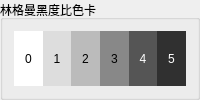
            <widget class="QGroupBox" name="">
             <property name="title">
              <string>林格曼黑度比色卡</string>
             </property>
             <layout class="QHBoxLayout" name="horizontalLayout_26">
              <property name="spacing">
               <number>0</number>
              </property>
              <property name="sizeConstraint">
               <enum>QLayout::SetDefaultConstraint</enum>
              </property>
              <item>
               <widget class="QLabel" name="label_7">
                <property name="minimumSize">
                 <size>
                  <width>0</width>
                  <height>30</height>
                 </size>
                </property>
                <property name="palette">
                 <palette>
                  <active>
                   <colorrole role="Base">
                    <brush brushstyle="SolidPattern">
                     <color alpha="255">
                      <red>255</red>
                      <green>255</green>
                      <blue>255</blue>
                     </color>
                    </brush>
                   </colorrole>
                   <colorrole role="Window">
                    <brush brushstyle="SolidPattern">
                     <color alpha="255">
                      <red>255</red>
                      <green>255</green>
                      <blue>255</blue>
                     </color>
                    </brush>
                   </colorrole>
                  </active>
                  <inactive>
                   <colorrole role="Base">
                    <brush brushstyle="SolidPattern">
                     <color alpha="255">
                      <red>255</red>
                      <green>255</green>
                      <blue>255</blue>
                     </color>
                    </brush>
                   </colorrole>
                   <colorrole role="Window">
                    <brush brushstyle="SolidPattern">
                     <color alpha="255">
                      <red>255</red>
                      <green>255</green>
                      <blue>255</blue>
                     </color>
                    </brush>
                   </colorrole>
                  </inactive>
                  <disabled>
                   <colorrole role="Base">
                    <brush brushstyle="SolidPattern">
                     <color alpha="255">
                      <red>255</red>
                      <green>255</green>
                      <blue>255</blue>
                     </color>
                    </brush>
                   </colorrole>
                   <colorrole role="Window">
                    <brush brushstyle="SolidPattern">
                     <color alpha="255">
                      <red>255</red>
                      <green>255</green>
                      <blue>255</blue>
                     </color>
                    </brush>
                   </colorrole>
                  </disabled>
                 </palette>
                </property>
                <property name="autoFillBackground">
                 <bool>true</bool>
                </property>
                <property name="styleSheet">
                 <string notr="true"/>
                </property>
                <property name="frameShape">
                 <enum>QFrame::NoFrame</enum>
                </property>
                <property name="frameShadow">
                 <enum>QFrame::Sunken</enum>
                </property>
                <property name="lineWidth">
                 <number>0</number>
                </property>
                <property name="text">
                 <string>0</string>
                </property>
                <property name="alignment">
                 <set>Qt::AlignCenter</set>
                </property>
                <property name="indent">
                 <number>0</number>
                </property>
               </widget>
              </item>
              <item>
               <widget class="QLabel" name="label_11">
                <property name="minimumSize">
                 <size>
                  <width>0</width>
                  <height>30</height>
                 </size>
                </property>
                <property name="palette">
                 <palette>
                  <active>
                   <colorrole role="Base">
                    <brush brushstyle="SolidPattern">
                     <color alpha="255">
                      <red>255</red>
                      <green>255</green>
                      <blue>255</blue>
                     </color>
                    </brush>
                   </colorrole>
                   <colorrole role="Window">
                    <brush brushstyle="SolidPattern">
                     <color alpha="255">
                      <red>221</red>
                      <green>221</green>
                      <blue>221</blue>
                     </color>
                    </brush>
                   </colorrole>
                  </active>
                  <inactive>
                   <colorrole role="Base">
                    <brush brushstyle="SolidPattern">
                     <color alpha="255">
                      <red>255</red>
                      <green>255</green>
                      <blue>255</blue>
                     </color>
                    </brush>
                   </colorrole>
                   <colorrole role="Window">
                    <brush brushstyle="SolidPattern">
                     <color alpha="255">
                      <red>221</red>
                      <green>221</green>
                      <blue>221</blue>
                     </color>
                    </brush>
                   </colorrole>
                  </inactive>
                  <disabled>
                   <colorrole role="Base">
                    <brush brushstyle="SolidPattern">
                     <color alpha="255">
                      <red>221</red>
                      <green>221</green>
                      <blue>221</blue>
                     </color>
                    </brush>
                   </colorrole>
                   <colorrole role="Window">
                    <brush brushstyle="SolidPattern">
                     <color alpha="255">
                      <red>221</red>
                      <green>221</green>
                      <blue>221</blue>
                     </color>
                    </brush>
                   </colorrole>
                  </disabled>
                 </palette>
                </property>
                <property name="autoFillBackground">
                 <bool>true</bool>
                </property>
                <property name="styleSheet">
                 <string notr="true"/>
                </property>
                <property name="frameShape">
                 <enum>QFrame::NoFrame</enum>
                </property>
                <property name="frameShadow">
                 <enum>QFrame::Sunken</enum>
                </property>
                <property name="lineWidth">
                 <number>0</number>
                </property>
                <property name="text">
                 <string>1</string>
                </property>
                <property name="alignment">
                 <set>Qt::AlignCenter</set>
                </property>
                <property name="indent">
                 <number>0</number>
                </property>
               </widget>
              </item>
              <item>
               <widget class="QLabel" name="label_15">
                <property name="minimumSize">
                 <size>
                  <width>0</width>
                  <height>30</height>
                 </size>
                </property>
                <property name="palette">
                 <palette>
                  <active>
                   <colorrole role="Base">
                    <brush brushstyle="SolidPattern">
                     <color alpha="255">
                      <red>255</red>
                      <green>255</green>
                      <blue>255</blue>
                     </color>
                    </brush>
                   </colorrole>
                   <colorrole role="Window">
                    <brush brushstyle="SolidPattern">
                     <color alpha="255">
                      <red>187</red>
                      <green>187</green>
                      <blue>187</blue>
                     </color>
                    </brush>
                   </colorrole>
                  </active>
                  <inactive>
                   <colorrole role="Base">
                    <brush brushstyle="SolidPattern">
                     <color alpha="255">
                      <red>255</red>
                      <green>255</green>
                      <blue>255</blue>
                     </color>
                    </brush>
                   </colorrole>
                   <colorrole role="Window">
                    <brush brushstyle="SolidPattern">
                     <color alpha="255">
                      <red>187</red>
                      <green>187</green>
                      <blue>187</blue>
                     </color>
                    </brush>
                   </colorrole>
                  </inactive>
                  <disabled>
                   <colorrole role="Base">
                    <brush brushstyle="SolidPattern">
                     <color alpha="255">
                      <red>187</red>
                      <green>187</green>
                      <blue>187</blue>
                     </color>
                    </brush>
                   </colorrole>
                   <colorrole role="Window">
                    <brush brushstyle="SolidPattern">
                     <color alpha="255">
                      <red>187</red>
                      <green>187</green>
                      <blue>187</blue>
                     </color>
                    </brush>
                   </colorrole>
                  </disabled>
                 </palette>
                </property>
                <property name="autoFillBackground">
                 <bool>true</bool>
                </property>
                <property name="styleSheet">
                 <string notr="true"/>
                </property>
                <property name="frameShape">
                 <enum>QFrame::NoFrame</enum>
                </property>
                <property name="frameShadow">
                 <enum>QFrame::Sunken</enum>
                </property>
                <property name="lineWidth">
                 <number>0</number>
                </property>
                <property name="text">
                 <string>2</string>
                </property>
                <property name="alignment">
                 <set>Qt::AlignCenter</set>
                </property>
                <property name="indent">
                 <number>0</number>
                </property>
               </widget>
              </item>
              <item>
               <widget class="QLabel" name="label_12">
                <property name="minimumSize">
                 <size>
                  <width>0</width>
                  <height>30</height>
                 </size>
                </property>
                <property name="palette">
                 <palette>
                  <active>
                   <colorrole role="Base">
                    <brush brushstyle="SolidPattern">
                     <color alpha="255">
                      <red>255</red>
                      <green>255</green>
                      <blue>255</blue>
                     </color>
                    </brush>
                   </colorrole>
                   <colorrole role="Window">
                    <brush brushstyle="SolidPattern">
                     <color alpha="255">
                      <red>136</red>
                      <green>136</green>
                      <blue>136</blue>
                     </color>
                    </brush>
                   </colorrole>
                  </active>
                  <inactive>
                   <colorrole role="Base">
                    <brush brushstyle="SolidPattern">
                     <color alpha="255">
                      <red>255</red>
                      <green>255</green>
                      <blue>255</blue>
                     </color>
                    </brush>
                   </colorrole>
                   <colorrole role="Window">
                    <brush brushstyle="SolidPattern">
                     <color alpha="255">
                      <red>136</red>
                      <green>136</green>
                      <blue>136</blue>
                     </color>
                    </brush>
                   </colorrole>
                  </inactive>
                  <disabled>
                   <colorrole role="Base">
                    <brush brushstyle="SolidPattern">
                     <color alpha="255">
                      <red>136</red>
                      <green>136</green>
                      <blue>136</blue>
                     </color>
                    </brush>
                   </colorrole>
                   <colorrole role="Window">
                    <brush brushstyle="SolidPattern">
                     <color alpha="255">
                      <red>136</red>
                      <green>136</green>
                      <blue>136</blue>
                     </color>
                    </brush>
                   </colorrole>
                  </disabled>
                 </palette>
                </property>
                <property name="autoFillBackground">
                 <bool>true</bool>
                </property>
                <property name="styleSheet">
                 <string notr="true"/>
                </property>
                <property name="frameShape">
                 <enum>QFrame::NoFrame</enum>
                </property>
                <property name="frameShadow">
                 <enum>QFrame::Sunken</enum>
                </property>
                <property name="lineWidth">
                 <number>0</number>
                </property>
                <property name="text">
                 <string>3</string>
                </property>
                <property name="alignment">
                 <set>Qt::AlignCenter</set>
                </property>
                <property name="indent">
                 <number>0</number>
                </property>
               </widget>
              </item>
              <item>
               <widget class="QLabel" name="label_13">
                <property name="minimumSize">
                 <size>
                  <width>0</width>
                  <height>30</height>
                 </size>
                </property>
                <property name="palette">
                 <palette>
                  <active>
                   <colorrole role="WindowText">
                    <brush brushstyle="SolidPattern">
                     <color alpha="255">
                      <red>255</red>
                      <green>255</green>
                      <blue>255</blue>
                     </color>
                    </brush>
                   </colorrole>
                   <colorrole role="Base">
                    <brush brushstyle="SolidPattern">
                     <color alpha="255">
                      <red>255</red>
                      <green>255</green>
                      <blue>255</blue>
                     </color>
                    </brush>
                   </colorrole>
                   <colorrole role="Window">
                    <brush brushstyle="SolidPattern">
                     <color alpha="255">
                      <red>85</red>
                      <green>85</green>
                      <blue>85</blue>
                     </color>
                    </brush>
                   </colorrole>
                  </active>
                  <inactive>
                   <colorrole role="WindowText">
                    <brush brushstyle="SolidPattern">
                     <color alpha="255">
                      <red>255</red>
                      <green>255</green>
                      <blue>255</blue>
                     </color>
                    </brush>
                   </colorrole>
                   <colorrole role="Base">
                    <brush brushstyle="SolidPattern">
                     <color alpha="255">
                      <red>255</red>
                      <green>255</green>
                      <blue>255</blue>
                     </color>
                    </brush>
                   </colorrole>
                   <colorrole role="Window">
                    <brush brushstyle="SolidPattern">
                     <color alpha="255">
                      <red>85</red>
                      <green>85</green>
                      <blue>85</blue>
                     </color>
                    </brush>
                   </colorrole>
                  </inactive>
                  <disabled>
                   <colorrole role="WindowText">
                    <brush brushstyle="SolidPattern">
                     <color alpha="255">
                      <red>120</red>
                      <green>120</green>
                      <blue>120</blue>
                     </color>
                    </brush>
                   </colorrole>
                   <colorrole role="Base">
                    <brush brushstyle="SolidPattern">
                     <color alpha="255">
                      <red>85</red>
                      <green>85</green>
                      <blue>85</blue>
                     </color>
                    </brush>
                   </colorrole>
                   <colorrole role="Window">
                    <brush brushstyle="SolidPattern">
                     <color alpha="255">
                      <red>85</red>
                      <green>85</green>
                      <blue>85</blue>
                     </color>
                    </brush>
                   </colorrole>
                  </disabled>
                 </palette>
                </property>
                <property name="autoFillBackground">
                 <bool>true</bool>
                </property>
                <property name="styleSheet">
                 <string notr="true"/>
                </property>
                <property name="frameShape">
                 <enum>QFrame::NoFrame</enum>
                </property>
                <property name="frameShadow">
                 <enum>QFrame::Sunken</enum>
                </property>
                <property name="lineWidth">
                 <number>0</number>
                </property>
                <property name="text">
                 <string>4</string>
                </property>
                <property name="alignment">
                 <set>Qt::AlignCenter</set>
                </property>
                <property name="indent">
                 <number>0</number>
                </property>
               </widget>
              </item>
              <item>
               <widget class="QLabel" name="label_14">
                <property name="minimumSize">
                 <size>
                  <width>0</width>
                  <height>30</height>
                 </size>
                </property>
                <property name="palette">
                 <palette>
                  <active>
                   <colorrole role="WindowText">
                    <brush brushstyle="SolidPattern">
                     <color alpha="255">
                      <red>255</red>
                      <green>255</green>
                      <blue>255</blue>
                     </color>
                    </brush>
                   </colorrole>
                   <colorrole role="Base">
                    <brush brushstyle="SolidPattern">
                     <color alpha="255">
                      <red>255</red>
                      <green>255</green>
                      <blue>255</blue>
                     </color>
                    </brush>
                   </colorrole>
                   <colorrole role="Window">
                    <brush brushstyle="SolidPattern">
                     <color alpha="255">
                      <red>48</red>
                      <green>48</green>
                      <blue>48</blue>
                     </color>
                    </brush>
                   </colorrole>
                  </active>
                  <inactive>
                   <colorrole role="WindowText">
                    <brush brushstyle="SolidPattern">
                     <color alpha="255">
                      <red>255</red>
                      <green>255</green>
                      <blue>255</blue>
                     </color>
                    </brush>
                   </colorrole>
                   <colorrole role="Base">
                    <brush brushstyle="SolidPattern">
                     <color alpha="255">
                      <red>255</red>
                      <green>255</green>
                      <blue>255</blue>
                     </color>
                    </brush>
                   </colorrole>
                   <colorrole role="Window">
                    <brush brushstyle="SolidPattern">
                     <color alpha="255">
                      <red>48</red>
                      <green>48</green>
                      <blue>48</blue>
                     </color>
                    </brush>
                   </colorrole>
                  </inactive>
                  <disabled>
                   <colorrole role="WindowText">
                    <brush brushstyle="SolidPattern">
                     <color alpha="255">
                      <red>120</red>
                      <green>120</green>
                      <blue>120</blue>
                     </color>
                    </brush>
                   </colorrole>
                   <colorrole role="Base">
                    <brush brushstyle="SolidPattern">
                     <color alpha="255">
                      <red>48</red>
                      <green>48</green>
                      <blue>48</blue>
                     </color>
                    </brush>
                   </colorrole>
                   <colorrole role="Window">
                    <brush brushstyle="SolidPattern">
                     <color alpha="255">
                      <red>48</red>
                      <green>48</green>
                      <blue>48</blue>
                     </color>
                    </brush>
                   </colorrole>
                  </disabled>
                 </palette>
                </property>
                <property name="autoFillBackground">
                 <bool>true</bool>
                </property>
                <property name="styleSheet">
                 <string notr="true"/>
                </property>
                <property name="frameShape">
                 <enum>QFrame::NoFrame</enum>
                </property>
                <property name="frameShadow">
                 <enum>QFrame::Sunken</enum>
                </property>
                <property name="lineWidth">
                 <number>0</number>
                </property>
                <property name="text">
                 <string>5</string>
                </property>
                <property name="alignment">
                 <set>Qt::AlignCenter</set>
                </property>
                <property name="indent">
                 <number>0</number>
                </property>
               </widget>
              </item>
             </layout>
            </widget>
